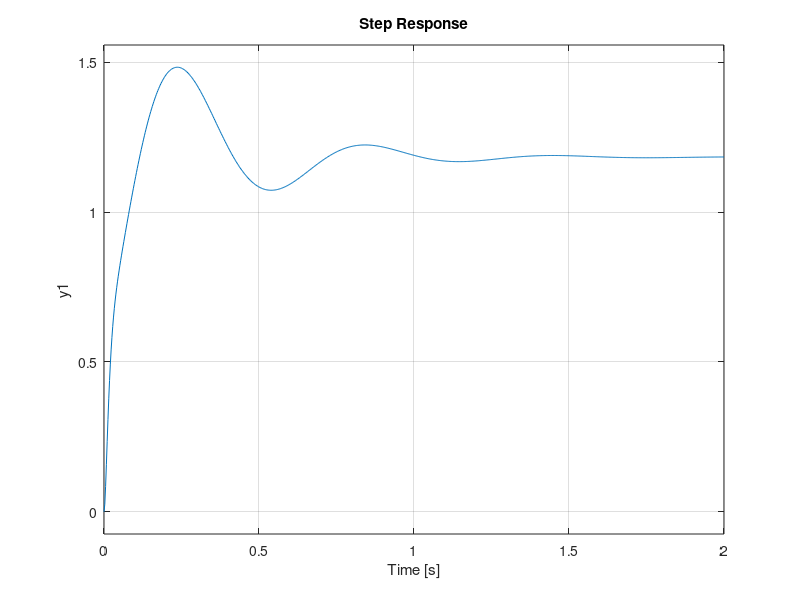

The MATLAB source for this figure: (Note: this script raises an error after producing the figure.)
% Balancebot TF Model and PID Control design
clc
close all
clear 

%% constants
DT      = .01;          % 100hz controller loop
m_w     = .03;          % mass of one wheel in Kg MEASURED
m_b     = 1.0;          % balancebot body mass without wheels (TO BE DETERMINED)
m_b     = 1.2938;       % measured
R       = .04;          % radius of wheel in m MEASURED
L       = .100;         % center of wheel to Center of mass (TO BE DETERMINED)
L       = .076;         % measured 7.6cm
I_r     = 0.004;        % Inertia of body about center (not wheel axis) Kg*m^2 (TO BE DETERMINED)
I_r     = 0.004559740881941055; % measured Jzz
g       = 9.81;         % gravity m/s^2
R_gb    = 20.4;         % gearbox ratio
tau_s   = 0.50;         % Motor output stall Torque @ V_nominal (TO BE DETERMINED)
tau_s   = 1.9864;       % measured left motor
w_free  = 50;           % Motor output free run speed @ V_nominal (TO BE DETERMINED)
w_free  = 33.0682;      % measured left motor
V_n     = 12.0;         % motor nominal drive voltage
I_gb = 100.0*10^-5;     % inertial of motor armature and gearbox (TO BE DETERMINED)
I_gb = 8.84*10^-5;      % measured average

% add inertia of wheels modeled as disks and times two for both sides
I_w = 2 * (I_gb+(m_w*R^2)/2);



%% inner loop plant including motor dynamics
a1 = I_w + (m_b + m_w)*R^2;
a2 = m_b * R * L;
a3 = I_r + m_b*L^2;
a4 = m_b * g * L;

% motor model equation used: t = e*u - f*w
b1 = 2 * tau_s; % stall torque of two motors
b2  = b1 / (w_free);   % constant provides zero torque @ free run

numG1 = [-b1*(a1+a2), 0];
denG1 = [(a1*a3 - a2^2), b2*(a1+a3+2*a2), -a1*a4, -a4*b2];
% Make TF monic 
numG1 = (1/denG1(1))*numG1; 
denG1 = (1/denG1(1))*denG1;
%make the TF
G1 = tf(numG1,denG1)
disp('G1 poles')
roots(denG1)
disp('G1 zeros')
roots(numG1)

%% outer loop plant
numG2 = [-(a2+a3), 0, a4];
denG2 = [a1+a2, 0,0];
% make monic
numG2 = (1/denG2(1))*numG2;
denG2 = (1/denG2(1))*denG2;
% make the TF
G2=tf(numG2,denG2)

%% Inner Loop Controller
% 
tr1 = 0.05; %desired rise time of inner loop
wc1 = 1.8/tr1; %rule of thumb crossover freq
gain = 1.0;
Kp1 = -3.0;
Kp1 = -1.2;
Ki1 = -30.0;
Kd1 = -0.05;
Kd1 = -0.1;
D1 = gain*pid(Kp1, Ki1, Kd1, 1/wc1);
OL1 = minreal(D1*G1);
CL1 = feedback(OL1,1);
figure
step(CL1)
stepinfo(CL1)

%% Outer loop position controller
tr2 = 0.35; % desired rise time of outer loop
wc2 = 1.8/tr2;
Kp2 = 0.04;
Kp2 = 0.05;
Ki2 = 0.005;
Ki2 = 0.05;
Kd2 = 0.015;
Kd2 = 0.0115;
D2 = pid(Kp2, Ki2, Kd2, 1/wc2)
OL2 = minreal(D2*CL1*G2);
CL2 = feedback(OL2,1);
figure
step(CL2)
stepinfo(CL2)
%% find discrete controller for inner loop
D1z = c2d(D1,DT,'tustin');
tf(D1z)
%% find discrete controller for outer loop
D2z = c2d(D2,DT,'tustin');
tf(D2z)
